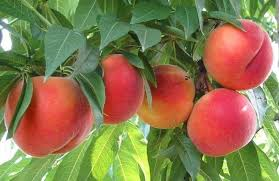
#> input picture image_segmentation/images/image_fruit.jpg, 279 x 181 px, found by its file name
$ jupyter execute --allow-errors mog.ipynb
#> lines starting #> are read from the running program, lines starting #| are printed output that depends on the picture; after the words box and inside, x2 and y2 are one past the last pixel; in counts of white or black regions, pixels touching at a corner belong together
### Mixture of Gaussians (MoG)

[cell 1]
import numpy as np
from math import pi
from sklearn.mixture import GaussianMixture
import matplotlib.pyplot as plt
from mpl_toolkits.mplot3d import axes3d
from mpl_toolkits.mplot3d import Axes3D
from matplotlib import cm
from sklearn import datasets
import cv2
import matplotlib as mpl
from scipy import linalg

#### Guassian 1-D

[cell 2]
def gauss1D(x, mean, std):

    g = (1.0/np.sqrt(2*pi*std**2))
    g = g * np.exp((-(x-mean)**2)/(2*std**2))

    return g

[cell 3]
mean = 0
std = 3
x1 = np.linspace(-25,45,150)
g1 = gauss1D(x1, mean, std)

mean = 22
std = 2
x2 = np.linspace(-25,45,150)
g2 = gauss1D(x2, mean, std)

mean = 12
std = 8
x3 = np.linspace(-25,45,150)
g3 = gauss1D(x3, mean, std)

#linear combination

alfa1 = 0.33333
alfa2 = 0.33333
alfa3 = 0.33333

mog1D = alfa1*g1 + alfa2*g2 + alfa3*g3

plt.figure(figsize=(20,5))
plt.subplot(1,2,1)
plt.title('Gaussian 1D',fontsize=15)
plt.plot(x1, g1)
plt.plot(x2, g2)
plt.plot(x3, g3)

plt.subplot(1,2,2)
plt.title('MoG',fontsize=15)
plt.plot(x1, mog1D)


plt.show()
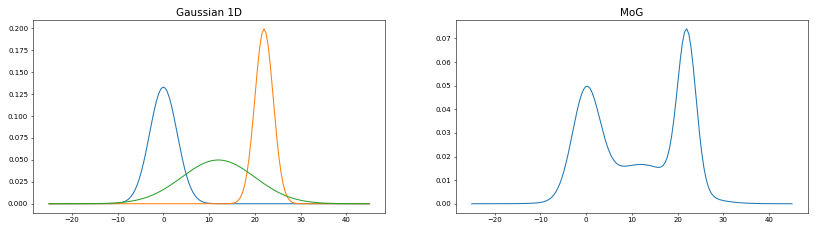
#> figure drawn by matplotlib, 2 panels; panel 1: curve peaks at x = -0.101, y = 0.133; panel 1: curve peaks at x = 21.98, y = 0.199; panel 1: curve peaks at x = 12.11, y = 0.0499; panel 2: curve peaks at x = 21.98, y = 0.0741

#### Guassian 2-D

[cell 4]
def gauss2D(x, y, meanX, meanY, stdX, stdY):

    a = np.sqrt( (2*pi)**2 * (stdX*stdY) )
    e = -( ((x-meanX)**2)/(2*stdX**2) + ((y-meanY)**2)/(2*stdY**2) )
    g = a*np.exp(e)

    return g

[cell 5]
x = np.linspace(-35,35,400)
y = x

xx,yy = np.meshgrid(x,y)

meanX = 2
stdX = 5
meanY = 6
stdY = 8
g1 = gauss2D(xx, yy, meanX, meanY, stdX, stdY)


meanX = 18
stdX = 8
meanY = 3
stdY = 8
g2 = gauss2D(xx, yy, meanX, meanY, stdX, stdY)

# linear combination
alfa1 = 0.5
alfa2 = 0.5

mog2D = alfa1*g1 + alfa2*g2

fig = plt.figure(figsize=(18,15))

ax = fig.add_subplot(2, 2, 1, projection='3d')
ax.view_init(0, 50)
surf = ax.plot_surface(xx, yy, g1, cmap=cm.coolwarm,
                       linewidth=0, antialiased=False)
surf = ax.plot_surface(xx, yy, g2, cmap=cm.coolwarm,
                       linewidth=0, antialiased=False)

ax = plt.subplot(2,2,2)
cs = ax.contour(xx, yy, g1)
ax.clabel(cs, inline=1, fontsize=10)
cs = ax.contour(xx, yy, g2)
ax.clabel(cs, inline=1, fontsize=10)


ax = fig.add_subplot(2, 2, 3, projection='3d')
ax.view_init(0, 50)
ax.plot_surface(xx, yy, mog2D, cmap=cm.coolwarm,
                       linewidth=0, antialiased=False)

ax = plt.subplot(2,2,4)
cs = ax.contour(xx, yy, mog2D)
ax.clabel(cs, inline=1, fontsize=10)


plt.show()
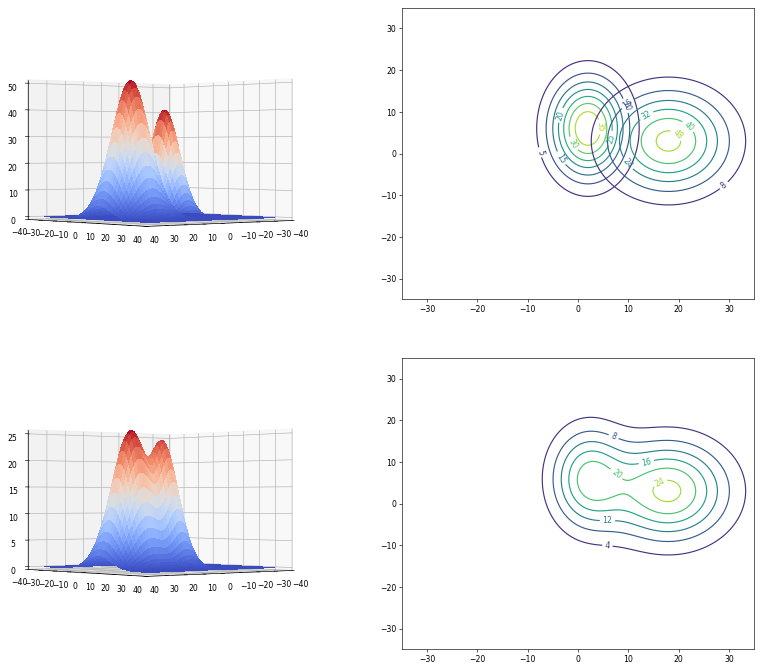
#> figure drawn by matplotlib, 4 panels

[cell 6]
iris = datasets.load_iris()
pts = iris.data[:, :2] # take the first two features.

K = 2
gmm = GaussianMixture(n_components=K)
gmm = gmm.fit(pts)
cluster = gmm.predict(pts)

color_iter = ['r', 'g', 'b']
plt.figure(figsize=(20,5))


plt.subplot(1, 3, 1)
plt.scatter(pts[:,0], pts[:,1])

splot = plt.subplot(1, 3, 2)
#https://scikit-learn.org/0.15/auto_examples/mixture/plot_gmm_sin.html
#> (the rest of this cell did not finish here and is left out)

[cell 7]
def image_segmentation(img, K = 2):

    data = img.reshape(-1,3)

    gmm = GaussianMixture(n_components=K)
    gmm = gmm.fit(data)

#     print(gmm.means_)
#     print()
#     print(gmm.covariances_)

    cluster = gmm.predict(data)
    cluster = cluster.reshape(img.shape[0], img.shape[1])

    return cluster

[cell 8]
img = cv2.imread("image_fruit.jpg")
#> img is the input picture: shape (181, 279, 3); mean B, G, R 79.4, 121.2, 139.4

plt.figure(figsize=(10,10))


plt.title('Original Image',fontsize=22)
plt.axis("off")
plt.imshow(img[...,::-1],'gray')


img_seg = image_segmentation(img, 3)
#> in image_segmentation, `cluster = cluster.reshape(img.shape[0], img.shape[1])`:
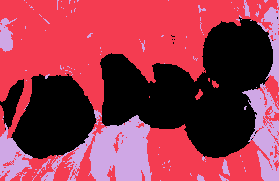
#> cluster: shape (181, 279) int64; 3 distinct labels, from 0 to 2; one colour per label, 0 black
plt.figure(figsize=(10,10))
plt.imshow(img_seg,'gray')
plt.axis('off')


plt.figure(figsize=(10,10))
mask = img_seg == 0
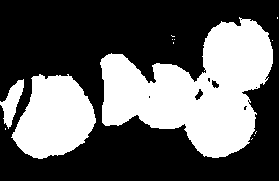
#> mask: shape (181, 279) bool; 37.6% white; 13 white regions (10 under 20 px), largest, box (x1, y1, x2, y2) and area: (100, 17, 273, 158) 13467, (11, 74, 96, 159) 4974, (0, 79, 24, 129) 544
res = cv2.bitwise_and(img, img, mask = np.uint8(mask))
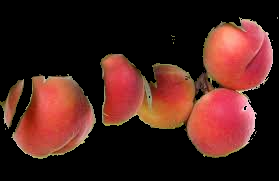
#> res: shape (181, 279, 3); mean B, G, R 27.3, 32.6, 71.6
plt.imshow(res[...,::-1])
plt.axis('off')

plt.figure(figsize=(10,10))
mask = img_seg == 1
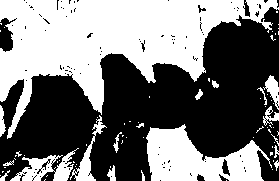
#> mask: shape (181, 279) bool; 46.7% white; 74 white regions (56 under 20 px), largest, box (x1, y1, x2, y2) and area: (0, 0, 279, 139) 16950, (146, 124, 272, 181) 4105, (10, 148, 79, 181) 912
res = cv2.bitwise_and(img, img, mask = np.uint8(mask))
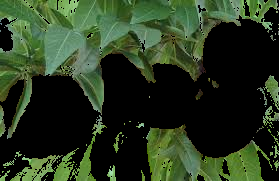
#> res: shape (181, 279, 3); mean B, G, R 31.2, 55.5, 39.7
plt.imshow(res[...,::-1])
plt.axis('off')

plt.figure(figsize=(10,10))
mask = img_seg == 2
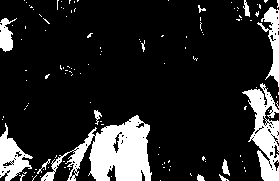
#> mask: shape (181, 279) bool; 15.6% white; 122 white regions (109 under 20 px), largest, box (x1, y1, x2, y2) and area: (41, 115, 152, 181) 3602, (242, 83, 279, 181) 1742, (0, 123, 33, 181) 875
res = cv2.bitwise_and(img, img, mask = np.uint8(mask))
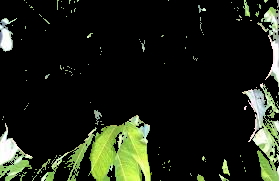
#> res: shape (181, 279, 3); mean B, G, R 20.9, 33.1, 28
plt.imshow(res[...,::-1])
plt.axis('off')

plt.show()

$ run again, with image_segmentation/images/ref_motion.jpg copied over image_segmentation/images/image_fruit.jpg
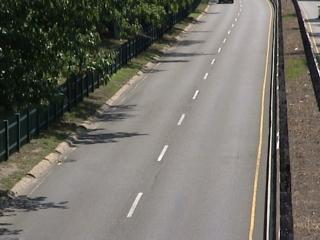
#> input picture image_segmentation/images/ref_motion.jpg, 320 x 240 px, found by its file name
#> img is the input picture: shape (240, 320, 3); mean B, G, R 102, 109.4, 111.9
#> cluster: shape (240, 320) int64; 3 distinct labels, from 0 to 2
#> `mask = img_seg == 0`:
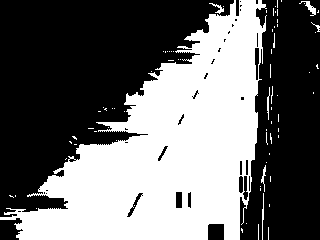
#> mask: shape (240, 320) bool; 42.4% white; 76 white regions (68 under 20 px), largest, box (x1, y1, x2, y2) and area: (0, 0, 267, 240) 31941, (299, 1, 316, 16) 83, (262, 193, 264, 240) 58
#> `res = cv2.bitwise_and(img, img, mask = np.uint8(mask))`:
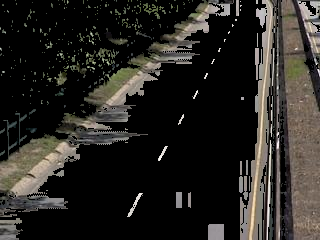
#> res: shape (240, 320, 3); mean B, G, R 34.6, 38.4, 40.7
